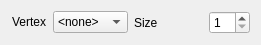
      <widget class="QWidget" name="layoutWidget">
       <property name="geometry">
        <rect>
         <x>10</x>
         <y>200</y>
         <width>261</width>
         <height>29</height>
        </rect>
       </property>
       <layout class="QHBoxLayout" name="horizontalLayout_37">
        <item>
         <layout class="QHBoxLayout" name="horizontalLayout_36">
          <item>
           <widget class="QLabel" name="label_2">
            <property name="sizePolicy">
             <sizepolicy hsizetype="Expanding" vsizetype="Preferred">
              <horstretch>0</horstretch>
              <verstretch>0</verstretch>
             </sizepolicy>
            </property>
            <property name="text">
             <string>&lt;html&gt;&lt;head/&gt;&lt;body&gt;&lt;p&gt;Vertex&lt;/p&gt;&lt;/body&gt;&lt;/html&gt;</string>
            </property>
            <property name="alignment">
             <set>Qt::AlignCenter</set>
            </property>
           </widget>
          </item>
          <item>
           <widget class="QComboBox" name="vertex_type">
            <item>
             <property name="text">
              <string>&lt;none&gt;</string>
             </property>
            </item>
            <item>
             <property name="text">
              <string>круг</string>
             </property>
            </item>
            <item>
             <property name="text">
              <string>квадрат</string>
             </property>
            </item>
           </widget>
          </item>
         </layout>
        </item>
        <item>
         <layout class="QHBoxLayout" name="horizontalLayout_35">
          <item>
           <widget class="QLabel" name="label_4">
            <property name="sizePolicy">
             <sizepolicy hsizetype="Expanding" vsizetype="Preferred">
              <horstretch>0</horstretch>
              <verstretch>0</verstretch>
             </sizepolicy>
            </property>
            <property name="text">
             <string>Size</string>
            </property>
           </widget>
          </item>
          <item>
           <widget class="QSpinBox" name="vertex_size">
            <property name="minimum">
             <number>1</number>
            </property>
            <property name="maximum">
             <number>50</number>
            </property>
           </widget>
          </item>
         </layout>
        </item>
       </layout>
      </widget>
